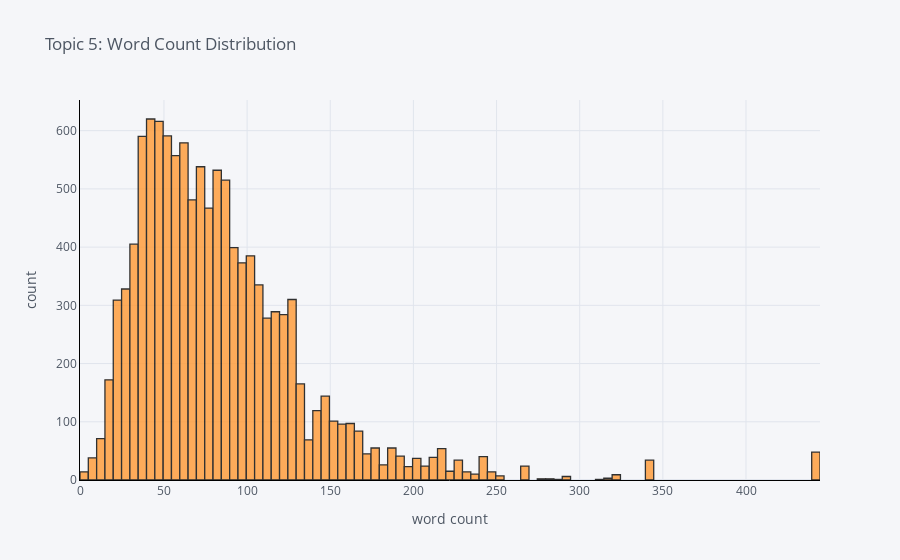

The notebook cell saved with this chart:
### Code cell
plot_model(lda, plot='distribution', topic_num = 'Topic 5')

### Figure 1 — Plotly figure (JSON) as saved in the notebook; plotly's stock layout.template omitted (floating-point values rounded to 4 significant figures; data arrays with more than 128 entries replaced by an {"elided": "..."} marker saying what was removed)
{"data": [{"histfunc": "count", "histnorm": "", "marker": {"color": "rgba(255, 153, 51, 1.0)", "line": {"color": "#000000", "width": 1.3}}, "name": "Themes", "nbinsx": 100, "opacity": 0.8, "orientation": "v", "type": "histogram", "x": {"elided": "11614 int values"}}], "layout": {"barmode": "overlay", "legend": {"bgcolor": "#F5F6F9", "font": {"color": "#4D5663"}}, "paper_bgcolor": "#F5F6F9", "plot_bgcolor": "#F5F6F9", "title": {"font": {"color": "#4D5663"}, "text": "Topic 5: Word Count Distribution"}, "xaxis": {"gridcolor": "#E1E5ED", "linecolor": "black", "showgrid": true, "tickfont": {"color": "#4D5663"}, "title": {"font": {"color": "#4D5663"}, "text": "word count"}, "zerolinecolor": "#E1E5ED"}, "yaxis": {"gridcolor": "#E1E5ED", "linecolor": "black", "showgrid": true, "tickfont": {"color": "#4D5663"}, "title": {"font": {"color": "#4D5663"}, "text": "count"}, "zerolinecolor": "#E1E5ED"}}}
